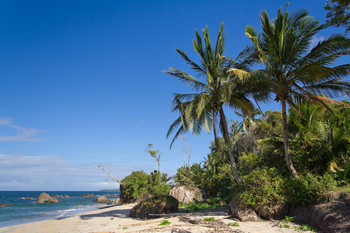
#> input picture images/beach.png, 350 x 233 px
$ python getting_and_setting.py --image images/beach.png
#> lines starting #> are read from the running program, lines starting #| are printed output that depends on the picture; after the words box and inside, x2 and y2 are one past the last pixel; in counts of white or black regions, pixels touching at a corner belong together
from __future__ import print_function
import argparse
import cv2

ap = argparse.ArgumentParser()
ap.add_argument("-i", "--image", required= True, help = "Path to the image")
args = vars(ap.parse_args())

image = cv2.imread(args["image"])
#> image is the input picture: shape (233, 350, 3); mean B, G, R 136, 110.4, 78.6
cv2.imshow("Original", image)

(b, g, r) = image[0,0]
#> b = 170; g = 91; r = 0
print ("Pixel at (0, 0) -Red:{}, Green:{}, Blue:{}".format(r,g,b))
#| Pixel at (0, 0) -Red:0, Green:91, Blue:170
image[0, 0] = image[0, 0]
print ("Pixel at (0, 0) -Red:{}, Green:{}, Blue:{}".format(r,g,b))
#| Pixel at (0, 0) -Red:0, Green:91, Blue:170

corner = image[0:100, 0:100]
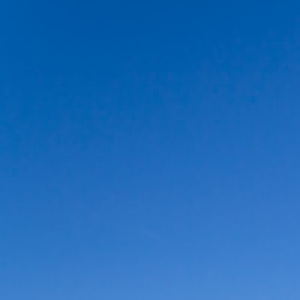
#> corner: shape (100, 100, 3) (shown 3 times larger); mean B, G, R 184.8, 106.4, 28.8
cv2.imshow("Corner", corner)

image[0:100, 0:100] = (254,254,254)
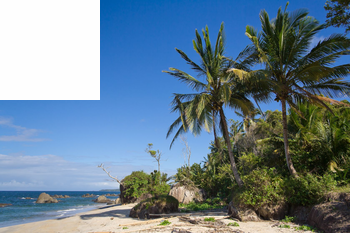
#> image: shape (233, 350, 3); 12.26% of pixels changed, all inside (x1, y1, x2, y2) = (0, 0, 100, 100)

cv2.imshow("Updated", image)
cv2.waitKey(0)

$ run again, on images/wave.png
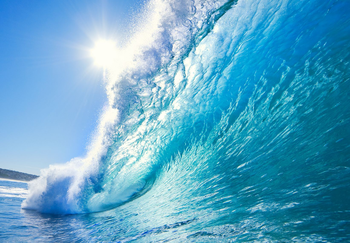
#> input picture images/wave.png, 350 x 243 px
#> image is the input picture: shape (243, 350, 3); mean B, G, R 199.1, 166.5, 93.5
#> b = 215; g = 122; r = 19
#| Pixel at (0, 0) -Red:19, Green:122, Blue:215
#| Pixel at (0, 0) -Red:19, Green:122, Blue:215
#> `corner = image[0:100, 0:100]`:
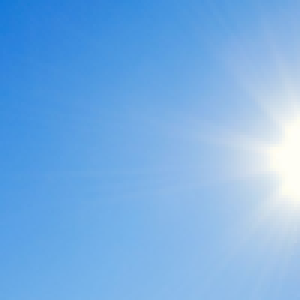
#> corner: shape (100, 100, 3) (shown 3 times larger); mean B, G, R 229.3, 175.5, 120.4
#> `image[0:100, 0:100] = (254,254,254)`:
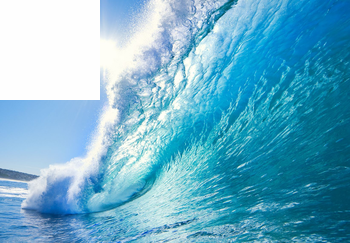
#> image: shape (243, 350, 3); 11.76% of pixels changed, all inside (x1, y1, x2, y2) = (0, 0, 100, 100)
